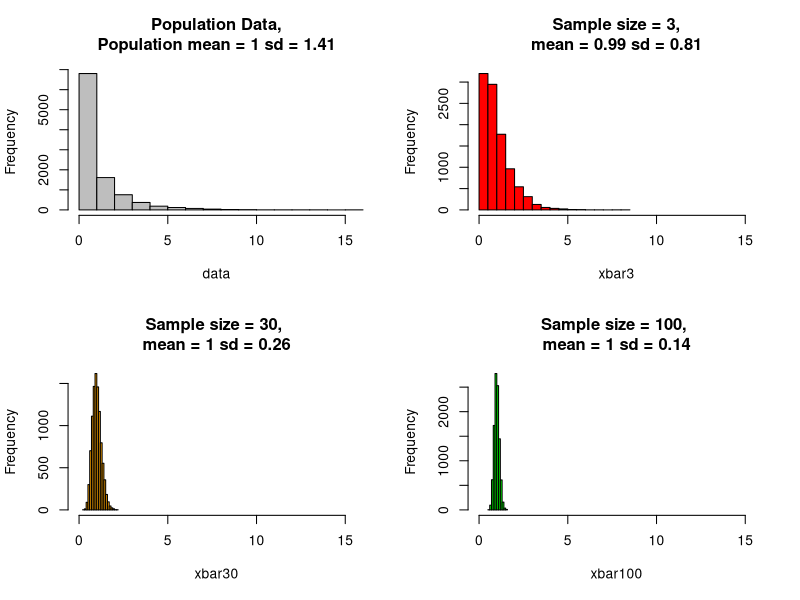

Source code (R):
#R source code
png(filename = "./part2.png")
data = rchisq(10000, 1)  #part 2

par(mfrow=c(2,2))

hist(data, main= paste("Population Data,
Population mean =",round(mean(data),2),"sd =",round(sd(data),2)), col="grey", xlim=c(min(data),max(data)))

nsim = 10000

xbar3<-rep(0,nsim)
xbar30<-rep(0,nsim)
xbar100<-rep(0,nsim)

for(i in 1:nsim){
	sp3 = sample(data,3)
	xbar3[i]<-mean(sp3)
	sp30 = sample(data,30)
	xbar30[i]<-mean(sp30)
	sp100 = sample(data,100)
	xbar100[i]<-mean(sp100)}

hist(xbar3, main= paste("Sample size = 3,
mean =", round(mean(xbar3),2),"sd =",round(sd(xbar3),2)), col= "red", xlim=c(min(data),max(data)))
hist(xbar30, main= paste("Sample size = 30, 
mean =", round(mean(xbar30),2),"sd =",round(sd(xbar30),2)), col= "orange", xlim=c(min(data),max(data)))
hist(xbar100, main= paste("Sample size = 100, 
mean =", round(mean(xbar100),2),"sd =",round(sd(xbar100),2)), col= "green", xlim=c(min(data),max(data)))

dev.off()